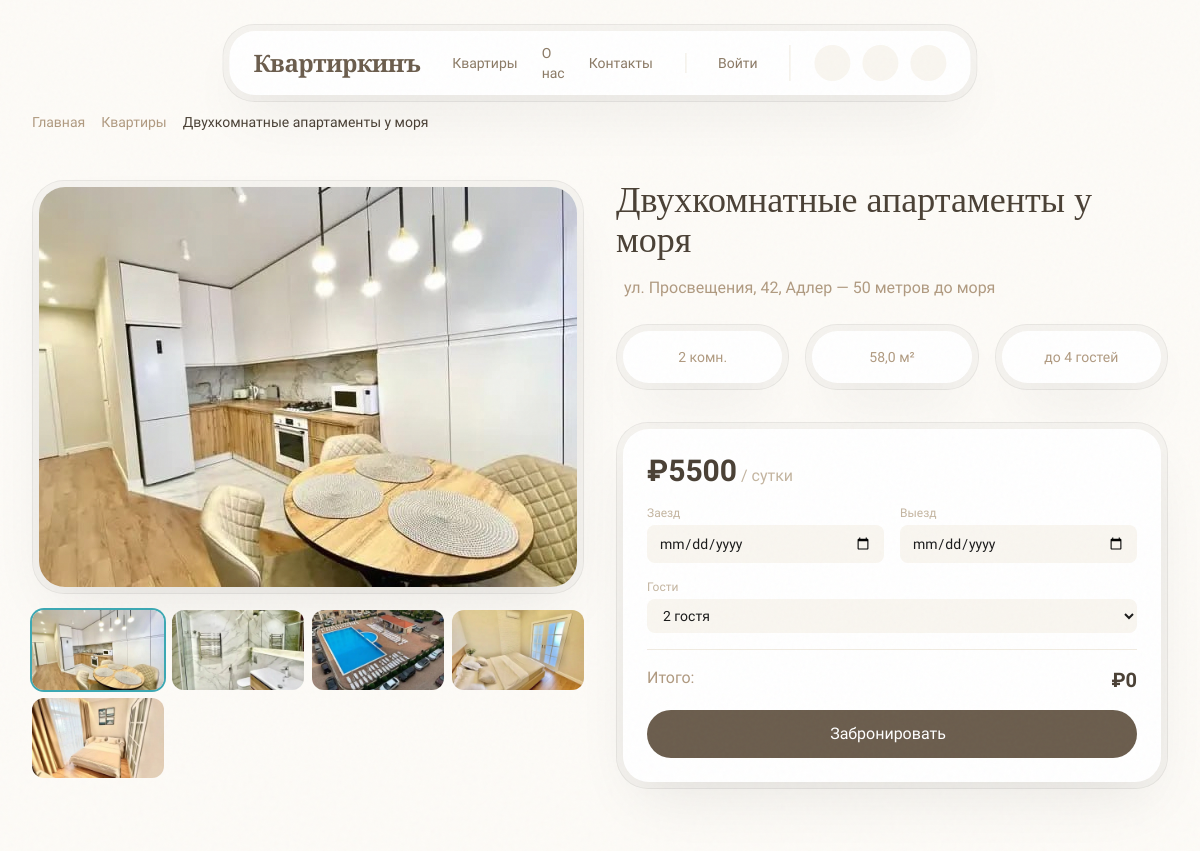
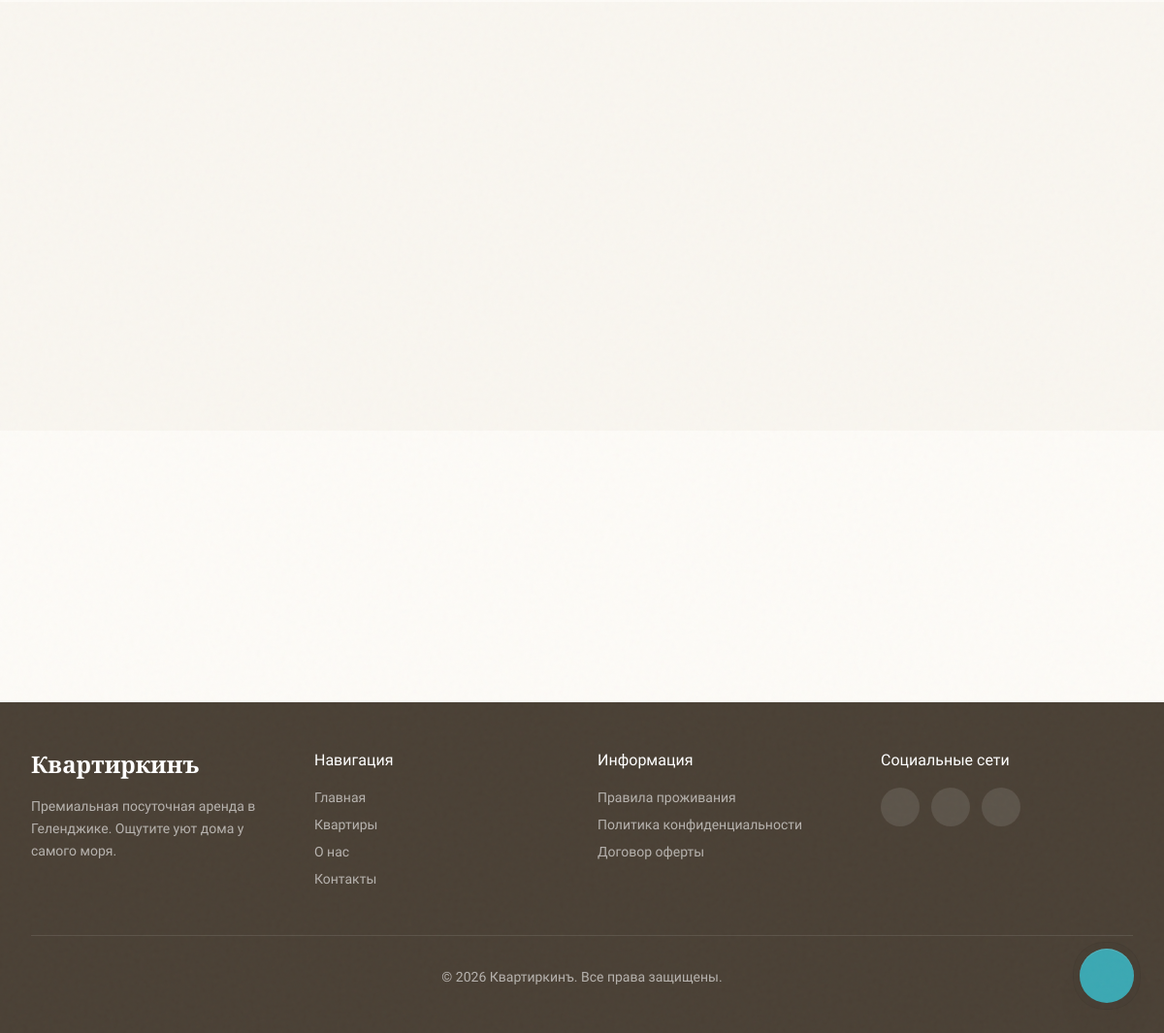
Page /apartment/dvuhkomnatnye-apartamenty-u-morya/ on the committed database (2 pictures, top to bottom).
### apartments/models.py (models this page shows, shortened)
class Apartment(models.Model):
    name = models.CharField('Название', max_length=200)
    slug = models.SlugField('URL-слаг', unique=True)
    address = models.CharField('Адрес', max_length=300)
    rooms = models.PositiveIntegerField('Количество комнат')
    area = models.DecimalField('Площадь (м²)', max_digits=6, decimal_places=1)
    price_per_day = models.DecimalField('Цена за сутки (₽)', max_digits=10, decimal_places=0)
    description = models.TextField('Описание')
    latitude = models.FloatField('Широта')
    longitude = models.FloatField('Долгота')
    max_guests = models.PositiveIntegerField('Максимум гостей', default=4)
    distance_to_sea = models.CharField('Расстояние до моря', max_length=100, blank=True)
    has_wifi = models.BooleanField('Wi-Fi', default=False)
    has_smart_tv = models.BooleanField('Smart TV', default=False)
    has_washing_machine = models.BooleanField('Стиральная машина', default=False)
    has_ac = models.BooleanField('Кондиционер', default=False)
    pets_allowed = models.BooleanField('Можно с питомцем', default=False)
    free_private_park = models.BooleanField("Бесплатная частная парковка", default=False) # new
    near_pool = models.BooleanField("Открытый бассейн рядом", default=False) # new
    avaible_smoke = models.BooleanField("Разрешено курить", default=False) # new
    is_active = models.BooleanField('Активна', default=True)
    bookings_enabled = models.BooleanField('Бронирование разрешено', default=True)
    created_at = models.DateTimeField('Создана', auto_now_add=True)
    class Meta:
        verbose_name = 'Апартаменты'
        verbose_name_plural = 'Апартаменты'
        ordering = ['name']
    def get_current_availability(self):
        from datetime import date
        today = date.today()
        overlapping = self.reservations.filter(
            status__in=['pending', 'confirmed'],
            check_in__lte=today,
            check_out__gt=today,
        ).exists()
        return not overlapping
    def can_be_booked(self):
        return self.bookings_enabled and self.is_active

class ApartmentImage(models.Model):
    apartment = models.ForeignKey(
        Apartment,
        on_delete=models.CASCADE,
        related_name='images',
        verbose_name='Апартаменты'
    )
    image = models.ImageField('Фото', upload_to='apartments/')
    order = models.PositiveIntegerField('Порядок', default=0)
    class Meta:
        verbose_name = 'Фото апартаментов'
        verbose_name_plural = 'Фото апартаментов'
        ordering = ['order']

### apartments/views.py (the view)
# urls.py: path('apartment/<slug:slug>/', views.apartment_detail, name='apartment_detail'),
def apartment_detail(request, slug):
    apartment = get_object_or_404(Apartment, slug=slug, is_active=True)
    images = apartment.images.all()
    reviews = apartment.reviews.select_related('user').all()
    avg_rating = reviews.aggregate(avg=Avg('rating'))['avg'] or 0
    avg_rating = round(avg_rating, 1)
    reservations = Reservation.objects.filter(
        apartment=apartment,
        status__in=['pending', 'confirmed'],
        check_out__gte=date.today(),
    ).order_by('check_in')
    is_available = apartment.get_current_availability()
    context = {
        'apartment': apartment,
        'images': images,
        'reviews': reviews,
        'avg_rating': avg_rating,
        'review_count': reviews.count(),
        'reservations': reservations,
        'is_available': is_available,
    }
    return render(request, 'apartment_detail.html', context)

### apartments/context_processors.py (called while the page is built)
def current_year(request):
    return {"current_year": datetime.now().year}

### templates/apartment_detail.html (shortened to what this page needs)
{% extends "base.html" %}
{% load static %}
{% block extra_css %}
    <link rel="stylesheet" href="{% static 'css/apartment-detail.css' %}">
{% endblock %}
{% block content %}
    <section class="pt-28 pb-4 px-4 sm:px-6 lg:px-8 xl:px-12">
        <div class="max-w-7xl mx-auto">
            <div class="flex items-center gap-2 text-sm text-sand-600 reveal">
                <a href="{% url 'index' %}" class="hover:text-sand-900">Главная</a>
                <a href="{% url 'apartment_list' %}" class="hover:text-sand-900">Квартиры</a>
                <span class="text-sand-900">{{ apartment.name }}</span>
            </div>
        </div>
    </section>
    <section class="py-8 px-4 sm:px-6 lg:px-8 xl:px-12">
        <div class="max-w-7xl mx-auto">
            <div class="grid lg:grid-cols-2 gap-8">
                <div class="reveal">
                    <div class="double-bezel mb-4">
                        <div class="double-bezel-inner overflow-hidden">
                            {% if images %}
                                <img id="gallery-main" src="{{ images.0.image.url }}" alt="{{ apartment.name }}"
                                     class="w-full h-[400px] object-cover transition-opacity duration-300">
                            {% else %}
                                <div id="gallery-main-placeholder" class="w-full h-[400px] bg-sand-200 flex items-center justify-center">
                                    <i class="ph ph-image text-6xl text-sand-400"></i>
                                </div>
                            {% endif %}
                        </div>
                    </div>
                    {% if images|length > 1 %}
                    <div class="grid grid-cols-4 gap-2">
                        {% for img in images %}
                        <img src="{{ img.image.url }}"
                             class="gallery-thumb rounded-xl h-20 w-full object-cover{% if forloop.first %} ring-2 ring-sea-500{% endif %}"
                             data-full="{{ img.image.url }}"
                             alt="{{ apartment.name }} фото {{ forloop.counter }}">
                        {% endfor %}
                    </div>
                    {% endif %}
                </div>
                <div class="reveal">
                    <h1 class="font-serif text-3xl sm:text-4xl font-medium text-sand-900 mb-4">{{ apartment.name }}</h1>
                    <p class="text-sand-600 mb-6 flex items-center gap-2">
                        {{ apartment.address }}{% if apartment.distance_to_sea %} — {{ apartment.distance_to_sea }} до моря{% endif %}
                    </p>
                    <div class="grid grid-cols-3 gap-4 mb-8">
                        <div class="double-bezel"><div class="double-bezel-inner p-4 text-center">
                            <div class="text-sm text-sand-600">{{ apartment.rooms }} комн.</div>
                        </div></div>
                        <div class="double-bezel"><div class="double-bezel-inner p-4 text-center">
                            <div class="text-sm text-sand-600">{{ apartment.area }} м²</div>
                        </div></div>
                        <div class="double-bezel"><div class="double-bezel-inner p-4 text-center">
                            <div class="text-sm text-sand-600">до {{ apartment.max_guests }} гостей</div>
                        </div></div>
                    </div>
                    <div class="double-bezel mb-8 sticky top-32">
                        <div class="double-bezel-inner p-6">
                            <div class="flex items-center justify-between mb-4">
                                <div>
                                    <span class="text-3xl font-semibold text-sand-900">₽{{ apartment.price_per_day|floatformat:0 }}</span>
                                    <span class="text-sand-500">/ сутки</span>
                                </div>
                            </div>
                            {% if apartment.can_be_booked %}
                            <form id="booking-form" action="{% url 'booking' apartment.slug %}" method="get" class="space-y-4">
                                <div class="grid grid-cols-2 gap-4">
                                    <div>
                                        <label class="block text-xs text-sand-500 mb-1">Заезд</label>
                                        <input type="date" id="check-in" name="check_in"
                                               class="w-full px-3 py-2 rounded-lg bg-sand-100 border-0 text-sm focus:ring-2 focus:ring-sea-500">
                                    </div>
                                    <div>
                                        <label class="block text-xs text-sand-500 mb-1">Выезд</label>
                                        <input type="date" id="check-out" name="check_out"
                                               class="w-full px-3 py-2 rounded-lg bg-sand-100 border-0 text-sm focus:ring-2 focus:ring-sea-500">
                                    </div>
                                </div>
                                <div>
                                    <label class="block text-xs text-sand-500 mb-1">Гости</label>
                                    <select id="guests" name="guests" class="w-full px-3 py-2 rounded-lg bg-sand-100 border-0 text-sm focus:ring-2 focus:ring-sea-500">
                                        <option value="2" selected>2 гостя</option>
                                    </select>
                                </div>
                                <div class="pt-4 border-t border-sand-200">
                                    <div class="flex justify-between mb-2">
                                        <span class="text-sand-600">Итого:</span>
                                        <span class="text-xl font-semibold text-sand-900" id="booking-total">₽0</span>
                                    </div>
                                </div>
                                <button type="submit" class="magnetic-btn w-full py-3 bg-sand-800 text-white rounded-full font-medium hover:bg-sand-900 transition-colors flex items-center justify-center gap-2">
                                    <span>Забронировать</span>
                                </button>
                            </form>
                            {% endif %}
                        </div>
                    </div>
                </div>
            </div>
        </div>
    </section>
    <section class="py-12 px-4 sm:px-6 lg:px-8 xl:px-12 bg-sand-100">
        <div class="max-w-7xl mx-auto">
            <div class="grid lg:grid-cols-3 gap-8">
            </div>
        </div>
    </section>
    <section class="py-12 px-4 sm:px-6 lg:px-8 xl:px-12">
        <div class="max-w-7xl mx-auto">
        </div>
    </section>
{% endblock %}

### staticfiles/static/css/common.css (style rules this page uses)
body { background-color: #FDFBF7; color: #1a1a1a; }
html { scroll-behavior: smooth; }
.double-bezel { padding: 6px; background: rgba(0, 0, 0, 0.03); border-radius: 2rem; border: 1px solid rgba(0, 0, 0, 0.05); }
.double-bezel-inner { background: white; border-radius: calc(2rem - 6px); box-shadow: inset 0 1px 1px rgba(255, 255, 255, 0.15), 0 25px 60px -12px rgba(0, 0, 0, 0.08); }
.magnetic-btn { transition: all 0.7s cubic-bezier(0.32, 0.72, 0, 1); }
.reveal { opacity: 0; transform: translateY(40px); filter: blur(4px); transition: all 0.8s cubic-bezier(0.32, 0.72, 0, 1); }
.reveal.active { opacity: 1; transform: translateY(0); filter: blur(0); }

### staticfiles/static/css/apartment-detail.css (style rules this page uses)
.gallery-thumb { cursor: pointer; transition: all 0.3s; }

### rows in the picture
Apartment: name "Двухкомнатные апартаменты у моря", address "ул. Просвещения, 42, Адлер", distance_to_sea "50 метров", rooms "2", area "58,0", max_guests "4", price_per_day "5500"
ApartmentImage: image (picture)
ApartmentImage: image (picture)
ApartmentImage: image (picture)
ApartmentImage: image (picture)
ApartmentImage: image (picture)
